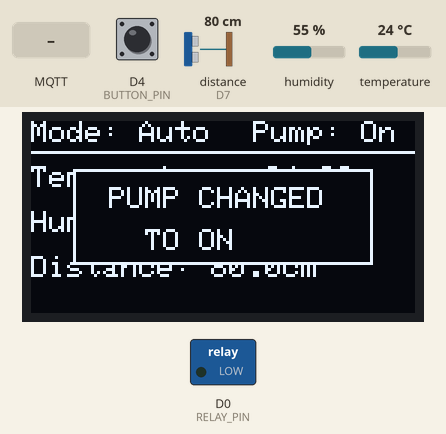
This sketch was run on a simulated ESP8266 (NodeMCU). Parts: 128×64 one-colour display, switched loads named in the sketch (green lamp = pin HIGH). Wiring (inferred from the names in the program): ultrasonic range finder: trigger D6; echo D7. The test bench sets the inputs (shaded band); at power-on: distance to the obstacle (sensor on D7) 80 cm, humidity 55 %, D4 (BUTTON_PIN) LOW, temperature 24 °C. The echo pulse lasts 58.3 µs per cm; WiFi joins after 1.5 s; servers stay silent unless stated; random numbers use the default seed unless the sketch sets one; no MQTT or app messages arrive unless stated; pins used as bus, display or sensor lines are not drawn; what the sketch prints to the serial monitor is not drawn.

Above: at 2.7 s.
2.8 s: distance to the obstacle (sensor on D7) set to 12 cm
At 4.2 s:
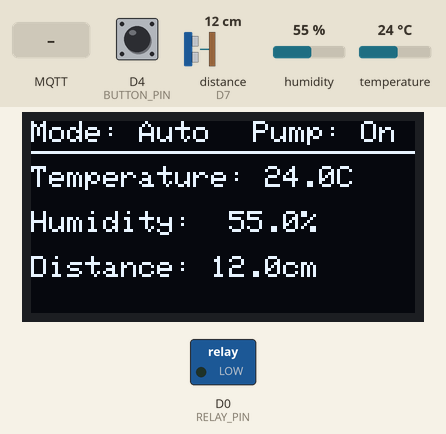
5.1 s: distance to the obstacle (sensor on D7) set to 9 cm
At 5.9 s:
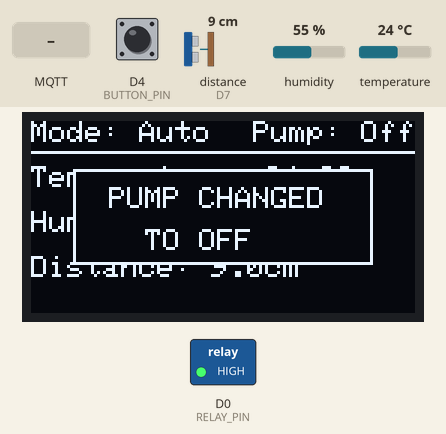
9.0 s: humidity set to 22 %
At 11.0 s:
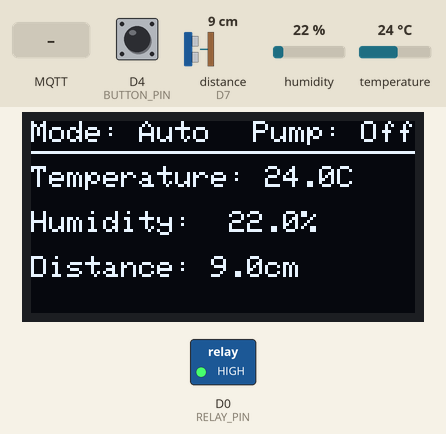
11.5 s: MQTT message "manual" arrives on the first subscribed topic
At 11.9 s:
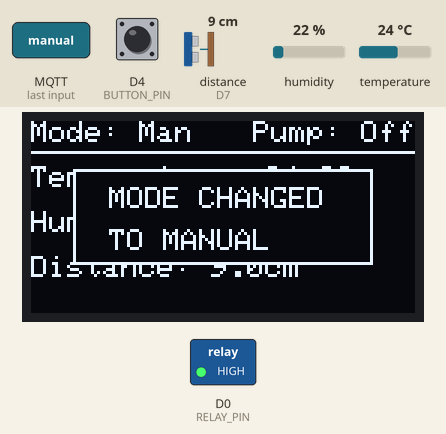
15.0 s: D4 (BUTTON_PIN) pulled HIGH for 0.15 s
At 15.8 s:
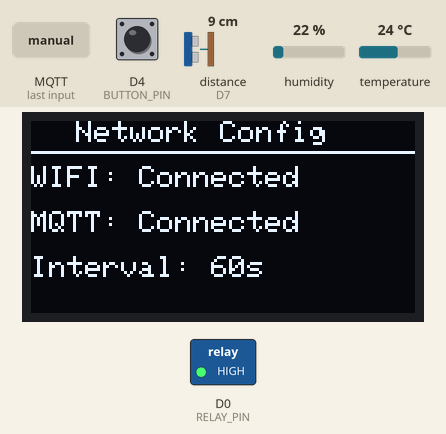
16.6 s: MQTT message "on" arrives on the second subscribed topic
At 17.9 s:
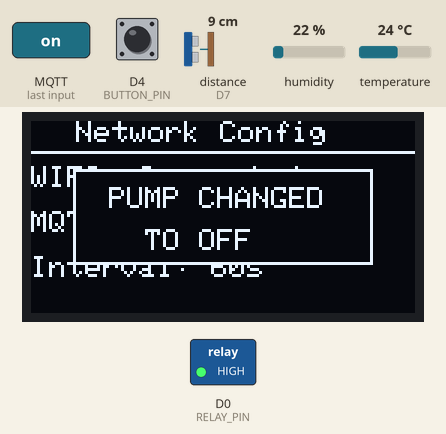
Timing chart, 0 to 19.6 s (numbered marks = the images above; inputs shaded):
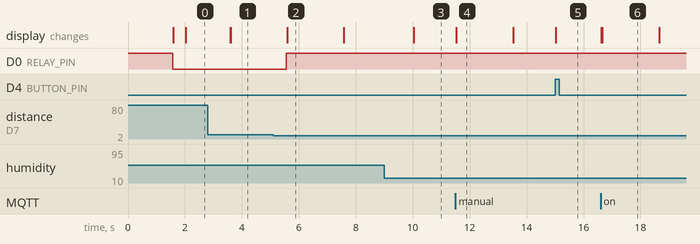

The sketch:

iot-ukk.ino
```cpp
/*
  Fauzan Hydroponic - ESP8266
*/

#include <ESP8266WiFi.h>
#include <WiFiManager.h>
#include <PubSubClient.h>
#include <ArduinoJson.h>
#include <Wire.h>
#include <Adafruit_GFX.h>
#include <Adafruit_SSD1306.h>
#include "DHT.h"

// ==========================================
// PIN DEFINITIONS & SETTINGS
// ==========================================
#define OLED_SCL      D1
#define OLED_SDA      D2

#define BUTTON_PIN    D4

#define DHTPIN        D5

#define TRIG_PIN      D6
#define ECHO_PIN      D7

#define RELAY_PIN     D0

#define DHTTYPE       DHT22
#define SCREEN_WIDTH  128
#define SCREEN_HEIGHT 64

// ==========================================
// GLOBAL OBJECTS
// ==========================================
Adafruit_SSD1306 display(SCREEN_WIDTH, SCREEN_HEIGHT, &Wire, -1);
DHT dht(DHTPIN, DHTTYPE);
WiFiClient espClient;
PubSubClient mqttClient(espClient);

// ==========================================
// MQTT & NETWORK CONFIGURATION
// ==========================================
const char* mqtt_server   = "103.210.35.166";
const int   mqtt_port     = 1883;
const char* mqtt_user     = "mqtt";
const char* mqtt_password = "mqtt";

const char* topic_status  = "fauzan/status";
const char* topic_mode    = "fauzan/mode";
const char* topic_relay   = "fauzan/relay";

// DECOUPLED TIMERS
unsigned long lastPublishTime = 0;
unsigned long lastDHTTime     = 0;
unsigned long lastDistTime    = 0;

const unsigned long publishInterval = 60000;
const unsigned long dhtInterval     = 2000;
const unsigned long distInterval    = 1000;

// ==========================================
// SYSTEM STATE VARIABLES
// ==========================================
float currentTemp = 0.0;
float currentHum  = 0.0;
float currentDist = 0.0;

bool isAutoMode      = true;
bool relayState      = false;
int  displayPage     = 0;
bool lastButtonState = LOW;

bool showNotification = false;
unsigned long notificationTime = 0;
const unsigned long notificationDuration = 2000;
String notifLine1 = "";
String notifLine2 = "";

// ==========================================
// SETUP ROUTINES
// ==========================================
void setup() {
  Serial.begin(115200);

  pinMode(BUTTON_PIN, INPUT);
  pinMode(TRIG_PIN, OUTPUT);
  pinMode(ECHO_PIN, INPUT);

  // Set relay high, so pump stays off during boot
  pinMode(RELAY_PIN, OUTPUT);
  digitalWrite(RELAY_PIN, HIGH);

  if(!display.begin(SSD1306_SWITCHCAPVCC, 0x3C)) {
    Serial.println("OLED failed");
    for(;;);
  }

  display.clearDisplay();
  display.setTextColor(SSD1306_WHITE);
  display.setTextSize(1);
  display.setCursor(5, 25);
  display.print("Connecting WiFi...");
  display.display();

  dht.begin();

  WiFi.mode(WIFI_STA);

  WiFiManager wifiManager;
  wifiManager.autoConnect("Fauzan Smart Hydroponic");

  mqttClient.setServer(mqtt_server, mqtt_port);
  mqttClient.setCallback(mqttCallback);

  Serial.println("System Boot Complete!");
}

// ==========================================
// MAIN LOOP
// ==========================================
void loop() {
  if (!mqttClient.connected()) {
    reconnectMQTT();
  }
  mqttClient.loop();
  handleButton();

  unsigned long currentMillis = millis();

  // Handle Notifications Timer
  if (showNotification && (currentMillis - notificationTime >= notificationDuration)) {
    showNotification = false;
    updateDisplay();
  }

  // FAST TIMER: Ultrasonic & Pump Logic
  if (currentMillis - lastDistTime >= distInterval) {
    lastDistTime = currentMillis;
    readDistance();
    runHydroponicLogic();
    updateDisplay();
  }

  // MEDIUM TIMER: DHT22 Sensor
  if (currentMillis - lastDHTTime >= dhtInterval) {
    lastDHTTime = currentMillis;
    readDHT();
    updateDisplay();
  }

  // SLOW TIMER: MQTT Publish
  if (currentMillis - lastPublishTime >= publishInterval) {
    lastPublishTime = currentMillis;
    publishMQTT();
  }
}

// ==========================================
// CORE FUNCTIONS
// ==========================================

void triggerNotification(String line1, String line2) {
  notifLine1 = line1;
  notifLine2 = line2;
  showNotification = true;
  notificationTime = millis();
  updateDisplay();
}

void readDHT() {
  currentHum = dht.readHumidity();
  currentTemp = dht.readTemperature();
}

void readDistance() {
  digitalWrite(TRIG_PIN, LOW);
  delayMicroseconds(2);
  digitalWrite(TRIG_PIN, HIGH);
  delayMicroseconds(10);
  digitalWrite(TRIG_PIN, LOW);

  long duration = pulseIn(ECHO_PIN, HIGH, 30000);
  if (duration == 0) {
    currentDist = -1;
  } else {
    currentDist = duration * 0.0343 / 2;
  }
}

void runHydroponicLogic() {
  bool oldRelayState = relayState;

  if (currentDist > 0 && currentDist <= 10.0) {
    relayState = false; // Force OFF at 10cm
  }
  else if (isAutoMode) {
    if (currentDist >= 20.0) {
      relayState = true;  // Turn ON at 20cm
    }
  }

  digitalWrite(RELAY_PIN, relayState ? LOW : HIGH);

  if (oldRelayState != relayState) {
    triggerNotification(" PUMP CHANGED ", relayState ? "   TO ON" : "   TO OFF");
  }
}

void handleButton() {
  bool buttonState = digitalRead(BUTTON_PIN);
  if (buttonState == HIGH && lastButtonState == LOW) {
    displayPage = !displayPage;
    updateDisplay();
    delay(250);
  }
  lastButtonState = buttonState;
}

// ==========================================
// MQTT FUNCTIONS
// ==========================================

void reconnectMQTT() {
  static unsigned long lastReconnectAttempt = 0;
  if (millis() - lastReconnectAttempt > 5000) {
    lastReconnectAttempt = millis();
    Serial.print("Attempting MQTT...");

    String clientId = "Fauzan-Smart-Hydproponic-";
    clientId += String(random(0xffff), HEX);

    if (mqttClient.connect(clientId.c_str(), mqtt_user, mqtt_password)) {
      Serial.println("connected");
      mqttClient.subscribe(topic_mode);
      mqttClient.subscribe(topic_relay);
    }
  }
}

void mqttCallback(char* topic, byte* payload, unsigned int length) {
  String message = "";
  for (unsigned int i = 0; i < length; i++) {
    message += (char)payload[i];
  }
  message.toLowerCase();

  if (String(topic) == topic_mode) {
    bool previousMode = isAutoMode;
    if (message == "auto") isAutoMode = true;
    else if (message == "manual") isAutoMode = false;

    if (previousMode != isAutoMode) {
      triggerNotification(" MODE CHANGED ", isAutoMode ? "  TO AUTO" : " TO MANUAL");
    }
  }
  else if (String(topic) == topic_relay && !isAutoMode) {
    bool previousRelayState = relayState;

    if (message == "on") relayState = true;
    else if (message == "off") relayState = false;

    if (previousRelayState != relayState) {
      triggerNotification(" PUMP CHANGED ", relayState ? "   TO ON" : "   TO OFF");
    }
  }

  runHydroponicLogic();
  updateDisplay();
}

void publishMQTT() {
  if (!mqttClient.connected()) return;

StaticJsonDocument<200> doc;
  doc["temperature"] = isnan(currentTemp) ? 0 : currentTemp;
  doc["humidity"]    = isnan(currentHum) ? 0 : currentHum;
  doc["distance"]    = round(currentDist * 10.0) / 10.0;
  doc["relay_state"] = relayState ? "on" : "off";
  doc["mode"]        = isAutoMode ? "auto" : "manual";

  char jsonBuffer[512];
  serializeJson(doc, jsonBuffer);

  mqttClient.publish(topic_status, jsonBuffer);
}

// ==========================================
// DISPLAY FUNCTIONS
// ==========================================

void updateDisplay() {
  display.clearDisplay();
  display.setTextColor(SSD1306_WHITE);

  if (displayPage == 0) {
    // PAGE 1: SENSORS & RELAY ---
    display.setTextSize(1);

    display.setCursor(0, 0);
    display.print(isAutoMode ? "Mode: Auto" : "Mode: Man");
    display.setCursor(74, 0);
    display.print(relayState ? "Pump: On" : "Pump: Off");
    display.drawLine(0, 10, 128, 10, SSD1306_WHITE);

    display.setTextSize(1);
    display.setCursor(0, 15);
    display.print("Temperature: "); display.print(currentTemp, 1); display.print("C");

    display.setCursor(0, 30);
    display.print("Humidity:  "); display.print(currentHum, 1); display.print("%");

    display.setCursor(0, 45);
    display.print("Distance: ");
    if(currentDist == -1) display.print("ERR");
    else { display.print(currentDist, 1); display.print("cm"); }

  } else {
    // PAGE 2: NETWORK STATUS ---
    display.setTextSize(1);
    display.setCursor(15, 0);
    display.print("Network Config");
    display.drawLine(0, 10, 128, 10, SSD1306_WHITE);

    display.setCursor(0, 15);
    display.print("WIFI: ");
    display.print(WiFi.status() == WL_CONNECTED ? "Connected" : "Offline");

    display.setCursor(0, 30);
    display.print("MQTT: ");
    display.print(mqttClient.connected() ? "Connected" : "Offline");

    display.setCursor(0, 45);
    display.print("Interval: ");
    display.print(publishInterval / 1000);
    display.print("s");
  }

  // OVERLAY: DYNAMIC POP-UP NOTIFICATION ---
  if (showNotification) {
    display.fillRect(14, 16, 100, 32, SSD1306_BLACK);
    display.drawRect(14, 16, 100, 32, SSD1306_WHITE);

    display.setTextSize(1);
    display.setCursor(20, 22);
    display.print(notifLine1);
    display.setCursor(20, 36);
    display.print(notifLine2);
  }

  display.display();
}
```

Measured:
- the behaviour switches between 11 and 10 cm on distance to the obstacle (sensor on D7) (found by bisection; images 1 and 2)
- after the input at 5.1 s, D0 (RELAY_PIN): LOW → HIGH after 0.46 s; the display: changes after 0.49 s (image 2)
- after the input at 9.0 s, the display: changes after 1.0 s (image 3)
- after the input at 11.5 s, the display: changes at once (image 4)
- after the input at 15.0 s, the display: changes at once (image 5)
- after the input at 16.6 s, the display: first changes at once (image 6 shows a later state)
- what the display in image 2 shows lasts 2.0 s, from 5.6 s to 7.6 s
